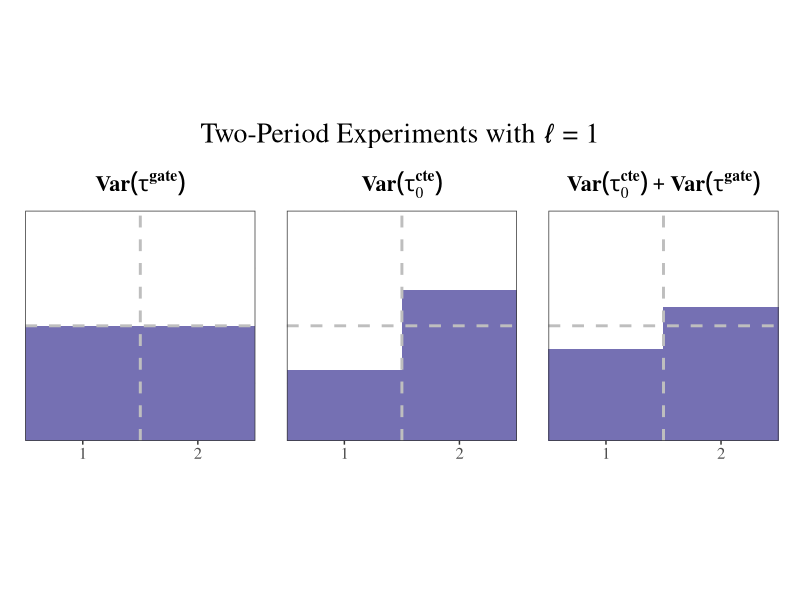

Reproduce this figure in R.
library(ggplot2)
library(patchwork)
library(RColorBrewer)

J <- 2
periods <- 1:J

pi1_cte <- (sqrt(5) - 1)/4
pi2_cte <- (sqrt(5) + 3)/8

pi1_combined <- 0.3976559
pi2_combined <- 0.5837904

dark2_color <- brewer.pal(3, "Dark2")[3]

make_plot <- function(pi, title_expr) {
  x_step <- numeric()
  y_control <- numeric()
  y_treated <- numeric()
  
  for(i in 1:J) {
    x_step <- c(x_step, i - 0.5, i + 0.5)
    y_control <- c(y_control, 1 - pi[i], 1 - pi[i])
    y_treated <- c(y_treated, pi[i], pi[i])
  }
  
  df <- data.frame(
    x = rep(x_step, 2),
    y = c(y_control, y_treated),
    group = factor(rep(c("Control", "Treated"), each = length(x_step)),
                   levels = c("Control", "Treated"))
  )
  
  ggplot(df, aes(x = x, y = y, fill = group)) +
    geom_area(position = "stack") +
    scale_fill_manual(values = c("Control" = "white", "Treated" = dark2_color)) +
    geom_hline(yintercept = 0.5, color = "grey", linewidth = 1, linetype = "dashed") +
    geom_vline(xintercept = 1.5, color = "grey", linewidth = 1, linetype = "dashed") +
    scale_x_continuous(breaks = 1:2, expand = c(0, 0), limits = c(0.5, 2.5)) +
    scale_y_continuous(expand = c(0, 0)) +
    labs(title = title_expr, x = NULL, y = NULL) +
    theme_bw(base_family = "serif") +
    theme(legend.position = "none",
          axis.text.y = element_blank(),
          axis.ticks.y = element_blank(),
          plot.title = element_text(hjust = 0.5, size = 16, family = "serif"),
          axis.text.x = element_text(size = 12, family = "serif"),
          panel.grid.minor = element_blank(),
          plot.margin = margin(10, 10, 10, 10),
          aspect.ratio = 1)
}

plot1 <- make_plot(
  c(0.5, 0.5),
  expression(bold(Var(tau^gate)))
)

plot2 <- make_plot(
  c(pi1_cte, pi2_cte),
  expression(bold(Var(tau[0]^cte)))
)

plot3 <- make_plot(
  c(pi1_combined, pi2_combined),
  expression(bold(Var(tau[0]^cte) + Var(tau^gate)))
)

combined_plot <- plot1 + plot2 + plot3 + 
  plot_layout(nrow = 1) +
  plot_annotation(
    title = "Two-Period Experiments with ℓ = 1",
    theme = theme(
      plot.title = element_text(size = 20, hjust = 0.5, family = "serif"),
      plot.background = element_rect(fill = "white", color = NA)
    )
  )

ggsave("../../figures/figure_2/multiple_estimands.pdf", 
       plot = combined_plot,
       width = 6,
       height = 3,
       dpi = 1200,
       device = "pdf")